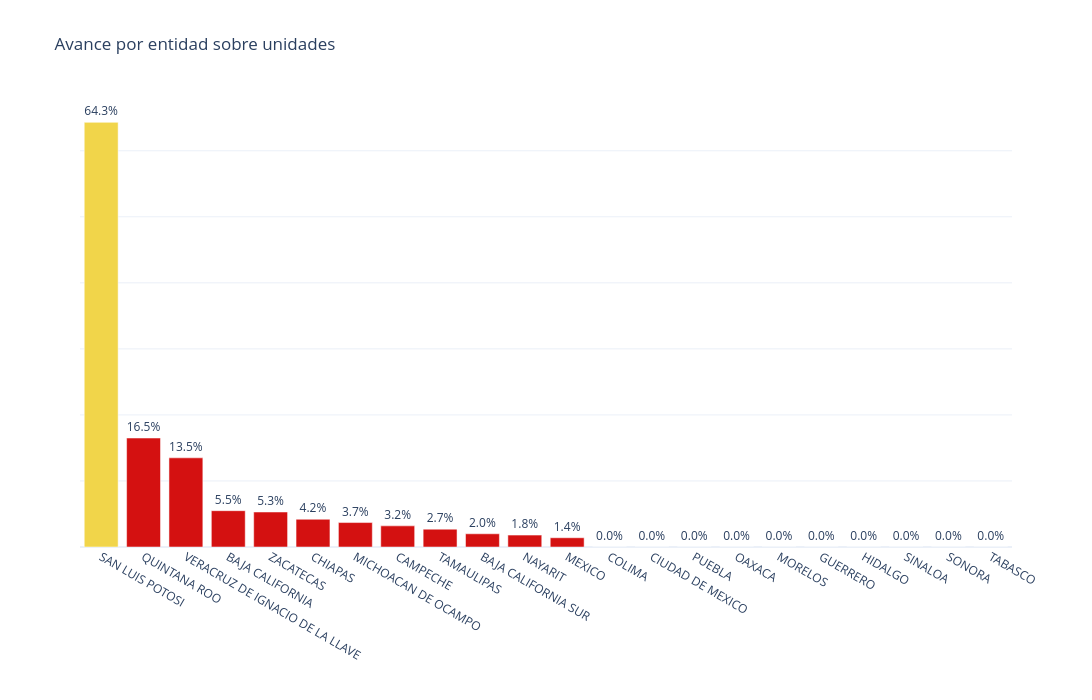

Notebook cell for this chart:
### Markdown cell above
## graficas

### Code cell
import plotly.express as px

tabla = tabla_avance.sort_values("porcentaje", ascending=False).copy()

# Semáforo de colores
tabla["color"] = tabla["porcentaje"].apply(
    lambda p:
        "#0D5D2A" if p == 100 else
        "#88A91E" if p >= 80 else
        "#F1D54A" if p >= 50 else
        "#D41111"
)

fig = px.bar(
    tabla,
    x="entidad",
    y="porcentaje",
    text="porcentaje",
    title="Avance por entidad sobre unidades"
)

fig.update_traces(
    marker_color=tabla["color"],
    texttemplate="%{text:.1f}%",
    textposition="outside",
    hovertemplate="<b>%{x}</b><br>Avance: %{y:.1f}%<extra></extra>"
)

fig.update_yaxes(showticklabels=False)

fig.update_layout(
    xaxis_title="",
    yaxis_title="",
    template="plotly_white",
    width=1200,
    height=700
)

fig.show()

### Figure 1 — Plotly figure (JSON) as saved in the notebook; plotly's stock layout.template omitted (floating-point values rounded to 4 significant figures)
{"data": [{"hovertemplate": "<b>%{x}</b><br>Avance: %{y:.1f}%<extra></extra>", "legendgroup": "", "marker": {"color": ["#F1D54A", "#D41111", "#D41111", "#D41111", "#D41111", "#D41111", "#D41111", "#D41111", "#D41111", "#D41111", "#D41111", "#D41111", "#D41111", "#D41111", "#D41111", "#D41111", "#D41111", "#D41111", "#D41111", "#D41111", "#D41111", "#D41111"], "pattern": {"shape": ""}}, "name": "", "orientation": "v", "showlegend": false, "text": [64.3, 16.5, 13.5, 5.5, 5.3, 4.2, 3.7, 3.2, 2.7, 2.0, 1.8, 1.4, 0.0, 0.0, 0.0, 0.0, 0.0, 0.0, 0.0, 0.0, 0.0, 0.0], "textposition": "outside", "texttemplate": "%{text:.1f}%", "type": "bar", "x": ["SAN LUIS POTOSI", "QUINTANA ROO", "VERACRUZ DE IGNACIO DE LA LLAVE", "BAJA CALIFORNIA", "ZACATECAS", "CHIAPAS", "MICHOACAN DE OCAMPO", "CAMPECHE", "TAMAULIPAS", "BAJA CALIFORNIA SUR", "NAYARIT", "MEXICO", "COLIMA", "CIUDAD DE MEXICO", "PUEBLA", "OAXACA", "MORELOS", "GUERRERO", "HIDALGO", "SINALOA", "SONORA", "TABASCO"], "xaxis": "x", "y": [64.3, 16.5, 13.5, 5.5, 5.3, 4.2, 3.7, 3.2, 2.7, 2.0, 1.8, 1.4, 0.0, 0.0, 0.0, 0.0, 0.0, 0.0, 0.0, 0.0, 0.0, 0.0], "yaxis": "y"}], "layout": {"barmode": "relative", "height": 700, "legend": {"tracegroupgap": 0}, "title": {"text": "Avance por entidad sobre unidades"}, "width": 1200, "xaxis": {"anchor": "y", "domain": [0, 1], "title": {"text": ""}}, "yaxis": {"anchor": "x", "domain": [0, 1], "showticklabels": false, "title": {"text": ""}}}}
